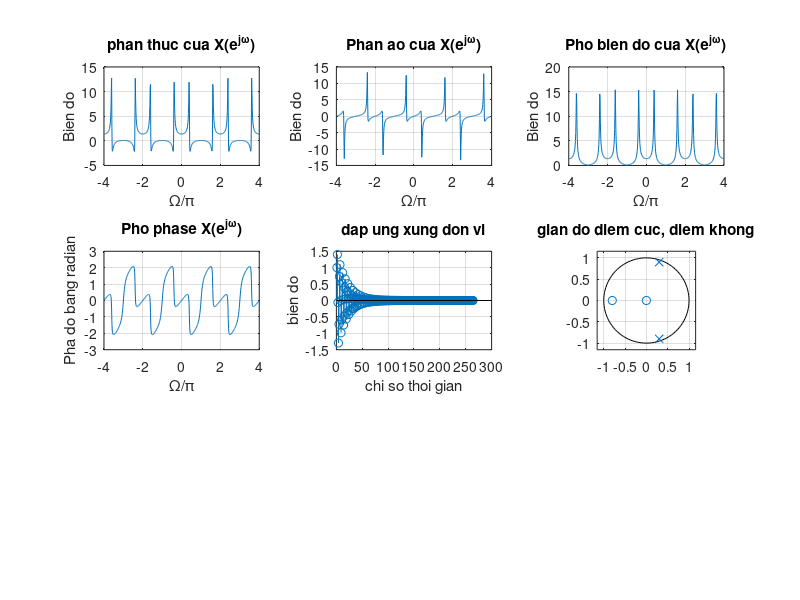

Source code (MATLAB):
b = [1 0.8];
a = [1 -0.6 0.9];
w = -4*pi:8*pi/511:4*pi
h = freqz(b,a,w);

subplot(3,3,1);
plot(w/pi,real(h)); grid on;
title('phan thuc cua X(e^{j\omega})')
xlabel('\Omega/\pi');
ylabel('Bien do');

subplot(3,3,2);
plot(w/pi,imag(h));grid on;
title('Phan ao cua X(e^{j\omega})')
xlabel('\Omega/\pi');
ylabel('Bien do');

subplot(3,3,3);
plot(w/pi,abs(h));grid on;
title('Pho bien do cua X(e^{j\omega})')
xlabel('\Omega/\pi');
ylabel('Bien do');

subplot(3,3,4);
plot(w/pi,angle(h));grid on;
title('Pho phase X(e^{j\omega})')
xlabel('\Omega/\pi');
ylabel('Pha do bang radian');

subplot(3,3,5);
h = impz(b,a);
stem(h); grid on;
xlabel('chi so thoi gian');ylabel('bien do');
title('dap ung xung don vi');

subplot(3,3,6);
zplane(b,a);grid on;
title('gian do diem cuc, diem khong');